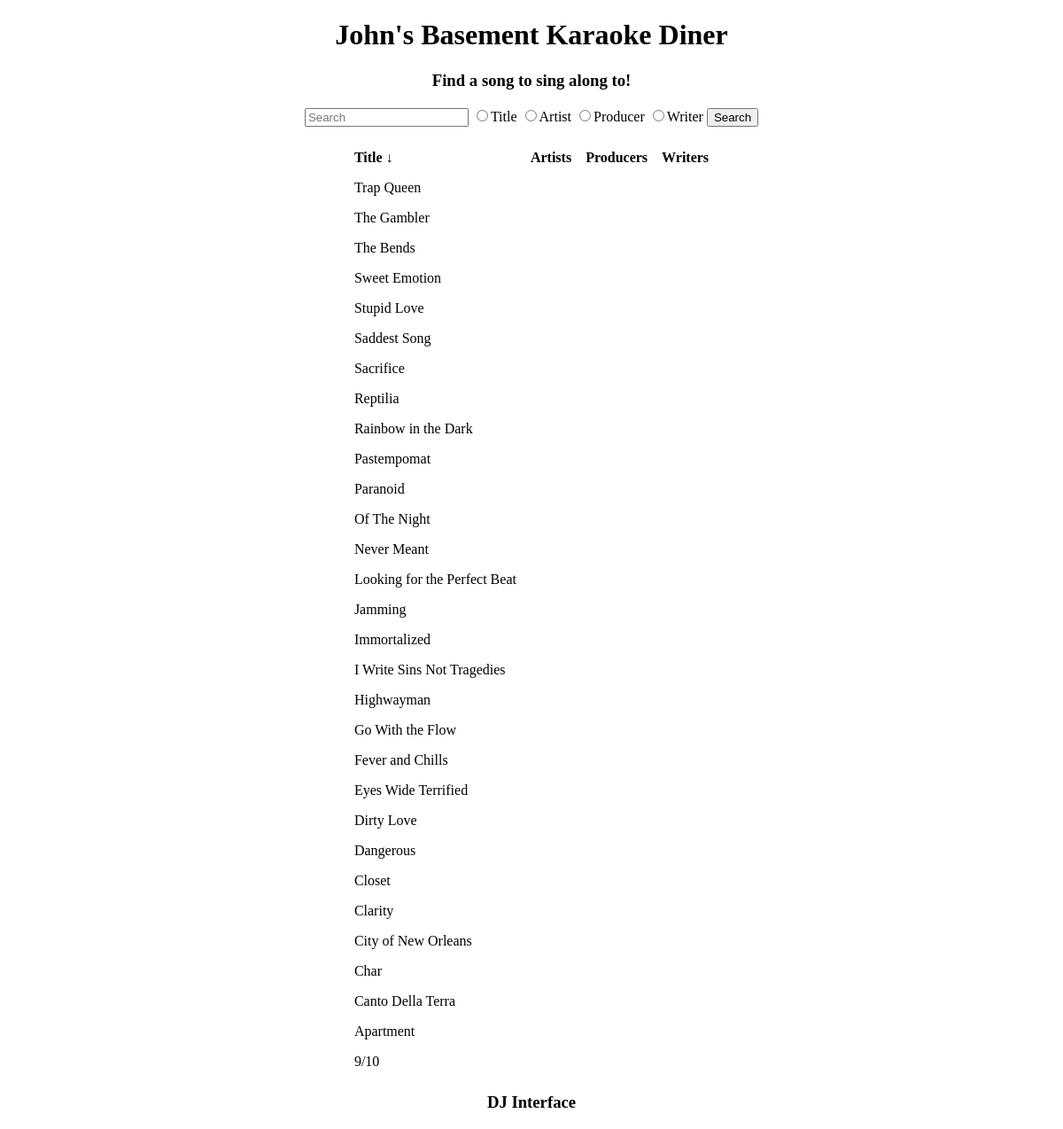
The page /Project/search.php?sort=Title&order=DESC on the database its author committed.
### tables this page shows
CREATE TABLE Song
(
    ID INT PRIMARY KEY AUTO_INCREMENT,
    Title VARCHAR(30)
);

### Project/search.php (the view, shortened to what this page needs)
<?php
require 'pdo.php';
$search = $searchType = '';
$sortField = $_GET['sort'] ?? 'Title';
$sortOrder = $_GET['order'] ?? 'ASC';
$queryBase = '';
$params = [];
$sql = "SELECT Song.ID, Song.Title,
               GROUP_CONCAT(DISTINCT Artist.Artist_Name SEPARATOR ', ') AS Artists,
               GROUP_CONCAT(DISTINCT Producer.Prod_Name SEPARATOR ', ') AS Producers,
               GROUP_CONCAT(DISTINCT Writer.Writer_Name SEPARATOR ', ') AS Writers
        FROM Song
        LEFT JOIN SongArtist ON Song.ID = SongArtist.SongID
        LEFT JOIN Artist ON SongArtist.ArtistID = Artist.ID
        LEFT JOIN SongProducer ON Song.ID = SongProducer.SongID
        LEFT JOIN Producer ON SongProducer.ProducerID = Producer.ID
        LEFT JOIN SongWriter ON Song.ID = SongWriter.SongID
        LEFT JOIN Writer ON SongWriter.WriterID = Writer.ID
        $queryBase
        GROUP BY Song.Title
        ORDER BY $sortField $sortOrder";
$stmt = $pdo->prepare($sql);
$stmt->execute($params);
$results = $stmt->fetchAll();
function buildSortLink($field, $currentField, $currentOrder) {
    $newOrder = ($currentField == $field && $currentOrder == 'ASC') ? 'DESC' : 'ASC';
    return $_SERVER['PHP_SELF'] . "?sort=$field&order=$newOrder";
}
function sortIndicator($field, $currentField, $currentOrder) {
    if ($field == $currentField) {
        return $currentOrder == 'ASC' ? '↑' : '↓';
    }
    return '';
}
?>
<!DOCTYPE html>
<html>
<head>
    <h1><a href="homepage.php">John's Basement Karaoke Diner</a></h1>
    <h3>Find a song to sing along to!</h3>
</head>
<body>
    <form method="post" action="">
        <input type="text" name="search" placeholder="Search" value="<?= htmlspecialchars($search) ?>">
        <input type="radio" name="searchType" value="title" <?= $searchType === 'title' ? 'checked' : '' ?>>Title
        <input type="radio" name="searchType" value="artist" <?= $searchType === 'artist' ? 'checked' : '' ?>>Artist
        <input type="radio" name="searchType" value="producer" <?= $searchType === 'producer' ? 'checked' : '' ?>>Producer
        <input type="radio" name="searchType" value="writer" <?= $searchType === 'writer' ? 'checked' : '' ?>>Writer
        <input type="submit" value="Search">
    </form><br>
    <?php if (!empty($results)): ?>
        <table>
            <tr>
                <th><a href="<?= buildSortLink('Title', $sortField, $sortOrder) ?>">Title</a> <?= sortIndicator('Title', $sortField, $sortOrder) ?></th>
                <th><a href="<?= buildSortLink('Artists', $sortField, $sortOrder) ?>">Artists</a> <?= sortIndicator('Artists', $sortField, $sortOrder) ?></th>
                <th><a href="<?= buildSortLink('Producers', $sortField, $sortOrder) ?>">Producers</a> <?= sortIndicator('Producers', $sortField, $sortOrder) ?></th>
                <th><a href="<?= buildSortLink('Writers', $sortField, $sortOrder) ?>">Writers</a> <?= sortIndicator('Writers', $sortField, $sortOrder) ?></th>
            </tr>
            <?php foreach ($results as $row): ?>
                <tr>
                    <td><a href="song.php?id=<?= $row['ID'] ?>"><?= htmlspecialchars($row['Title']) ?></a></td>
                    <td><a href="song.php?id=<?= $row['ID'] ?>"><?= htmlspecialchars($row['Artists']) ?></a></td>
                    <td><a href="song.php?id=<?= $row['ID'] ?>"><?= htmlspecialchars($row['Producers']) ?></a></td>
                    <td><a href="song.php?id=<?= $row['ID'] ?>"><?= htmlspecialchars($row['Writers']) ?></a></td>
                </tr>
            <?php endforeach; ?>
        </table>
    <?php endif; ?>
</body>
<footer>
  <h3><a href="dj.php">DJ Interface</a></h3>
</footer>
</html>

### Project/search.php (style rules this page uses)
body { text-align: center; }
table { text-align: left; margin: auto; border-collapse: collapse; }
h1, h3 { text-align: center; }
th, td { border: 0px solid black; padding: 8px; }
th a { text-decoration: none; color: black; }
td a { display: block; }
a { text-decoration: none; color: black; }

### rows shown on the page
song: Title "Trap Queen"
song: Title "The Gambler"
song: Title "The Bends"
song: Title "Sweet Emotion"
song: Title "Stupid Love"
song: Title "Saddest Song"
song: Title "Sacrifice"
song: Title "Reptilia"
song: Title "Rainbow in the Dark"
song: Title "Pastempomat"
song: Title "Paranoid"
song: Title "Of The Night"
song: Title "Never Meant"
song: Title "Looking for the Perfect Beat"
song: Title "Jamming"
song: Title "Immortalized"
song: Title "I Write Sins Not Tragedies"
song: Title "Highwayman"
song: Title "Go With the Flow"
song: Title "Fever and Chills"
song: Title "Eyes Wide Terrified"
song: Title "Dirty Love"
song: Title "Dangerous"
song: Title "Closet"
song: Title "Clarity"
song: Title "City of New Orleans"
song: Title "Char"
song: Title "Canto Della Terra"
song: Title "Apartment"
song: Title "9/10"

### other values the page prints
sortIndicator('Title', $sortField, $sortOrder) "↓"
